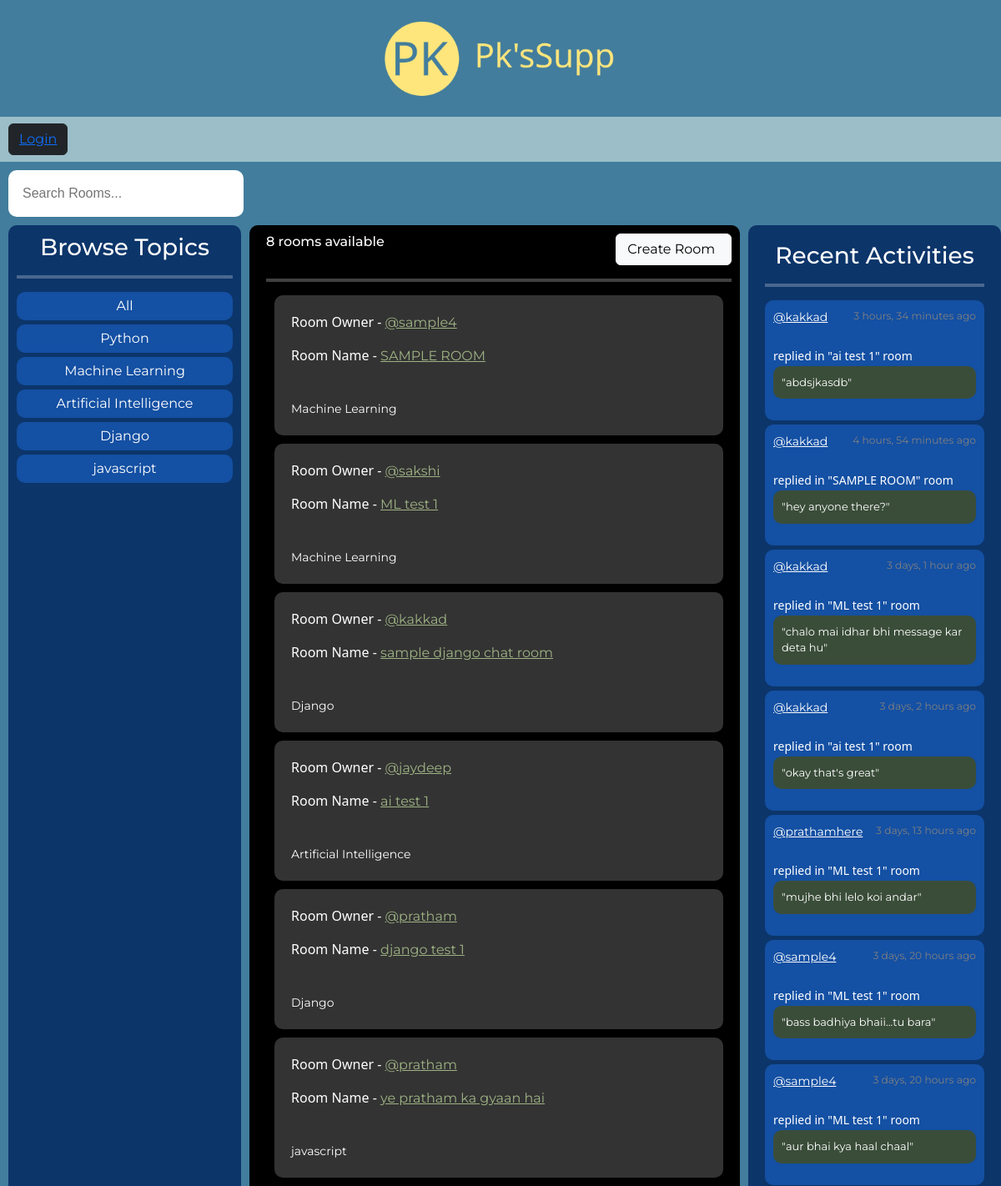
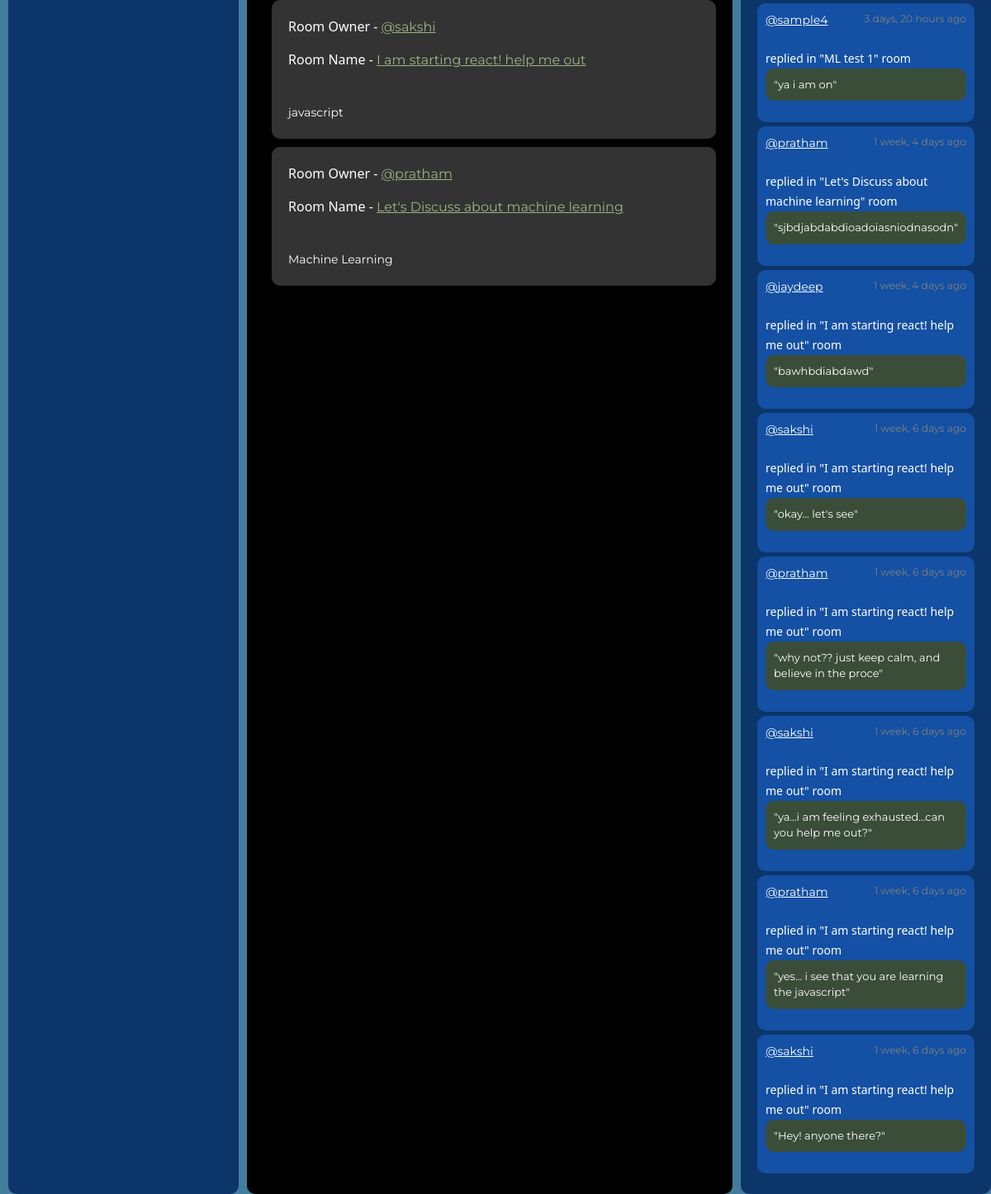
The page / on the database its author committed (2 pictures, top to bottom).
### base/models.py (models this page shows, shortened)
class Topic(models.Model):
    name = models.CharField(max_length=200)

class Room(models.Model):
    host = models.ForeignKey(User, on_delete=models.SET_NULL, null=True)
    topic = models.ForeignKey(Topic, on_delete=models.SET_NULL, null=True)
    name = models.CharField(max_length=200)
    description = models.TextField(null=True, blank=True)
    participants = models.ManyToManyField(User, related_name="participants", blank=True)
    updated = models.DateTimeField(auto_now=True)
    created = models.DateTimeField(auto_now_add=True)
    class Meta:
        ordering = ["-updated", "-created"]
    def __str__(self):
        return self.name

class Message(models.Model):
    user = models.ForeignKey(User, on_delete=models.CASCADE)
    room = models.ForeignKey(Room, on_delete=models.CASCADE)
    body = models.TextField()
    updated = models.DateTimeField(auto_now=True)
    created = models.DateTimeField(auto_now_add=True)
    class Meta:
        ordering = ["-updated", "-created"]
    def __str__(self) -> str:
        return self.body[0:50]

### base/views.py (the view)
# urls.py: path("", views.home, name="home"),
def home(request):
    show_search_bar = True
    q = request.GET.get("q") if request.GET.get("q") != None else ""
    rooms = Room.objects.filter(
        Q(topic__name__icontains=q)
        | Q(name__icontains=q)
        | Q(description__icontains=q)
    )
    room_count = rooms.count()
    topics = Topic.objects.all()
    room_messages = Message.objects.filter(Q(room__topic__name__icontains=q))
    context = {
        "rooms": rooms,
        "topics": topics,
        "room_count": room_count,
        "room_messages": room_messages,
        "show_search_bar": show_search_bar,
    }
    return render(request, "base/home.html", context)

### base/templates/base/home.html
{% extends 'main.html' %} {% block content %} {% load static %}
<link rel="stylesheet" href="{% static 'styles/home.css' %}" />
<div class="main-container">
  <div class="topics">{% include 'base/topics_component.html' %}</div>
  <div class="feed">
    <div class="room-create-room">
      <h6 class="room-count">{{room_count}} rooms available</h6>
      <button class="btn btn-light create-room-button">
        <a class="create-room" href="{% url 'create-room' %}">Create Room</a>
      </button>
    </div>
    <hr class="feed-line" />
    {% include 'base/feed_component.html' %}
  </div>
  <div class="activity">{% include 'base/activity_component.html' %}</div>
</div>
{% endblock content %}

### base/templates/base/topics_component.html
{% load static %}
<link rel="stylesheet" href="{% static 'styles/topics_component.css' %}" />
<h3 class="main-heading">Browse Topics</h3>
<hr class="feed-line" />
<div class="topic-names">
  <div class="topic-name"><a href="{% url 'home' %}">All</a><br /></div>
  {% for topic in topics %}
  <div class="topic-name">
    <a href="{% url 'home' %}?q={{topic.name}}">{{topic.name}}</a><br />
  </div>
  {% endfor %}
</div>

### base/templates/base/feed_component.html (shortened to what this page needs)
{% load static %}
<link rel="stylesheet" href="{% static 'styles/feed_component.css' %}" />
<div>
  {% for room in rooms %}
  <div class="room-component">
    <div class="room-div">
      <p class="room-owner-p">Room Owner -</p>
      <a href="{% url 'user-profile' room.host.id %}"
        >@{{room.host.username}}</a
      >
    </div>
    <div class="room-div">
      <p class="room-name-p">Room Name -</p>
      <a href="{% url 'room' room.id %}">{{room.name}}</a>
    </div>
    <br />
    <small>{{room.topic.name}}</small>
  </div>
  {% endfor %}
</div>

### base/templates/base/activity_component.html (shortened to what this page needs)
{% load static %}
<link rel="stylesheet" href="{% static 'styles/activity_component.css' %}" />
<h3 class="main-heading">Recent Activities</h3>
<hr class="feed-line" />
{% for message in room_messages %}
<div class="activity-message">
  <small class="host-and-time"
    ><a href="{% url 'user-profile' message.user.id %}">@{{message.user}}</a>
    <small class="time">{{message.created|timesince}} ago</small></small
  ><br />
  <small class="replied-to">replied in "{{message.room}}" room</small>
  <p class="message-body">"{{message}}"</p>
</div>
{% endfor %}

### static/styles/main.css (style rules this page uses)
.body { font-family: "Montserrat"; background-color: #427d9d; margin: 0; }

### static/styles/home.css (style rules this page uses)
.main-container { color: white; display: grid; grid-template-columns: 1fr 2fr 1fr; }
.topics { background-color: #0c356a; border-radius: 10px; padding: 10px; margin: 0px 10px; }
.feed { background-color: black; border-radius: 10px; margin-right: 10px; padding: 10px; padding-left: 20px; }
.room-create-room { display: grid; grid-template-columns: 3fr 1fr; }
.room-count { align-items: center; padding-top: 0px; }
.create-room { color: black; margin: 0; padding-right: 5px; text-decoration: none; text-align: end; }
.create-room-button { padding-left: 0; padding-right: 0; }
.feed-line { border: none; border-top: 4px solid white; height: 4px; }
.activity { background-color: #0c356a; border-radius: 10px; padding: 20px; }

### static/styles/topics_component.css (style rules this page uses)
.feed-line { border: none; border-top: 4px solid white; height: 4px; }
.main-heading { text-align: center; }
.topic-name { background-color: #1450a3; margin-bottom: 5px; padding: 5px; border-radius: 10px; text-align: center; }
.topic-names a { color: white; text-decoration: none; }

### static/styles/feed_component.css (style rules this page uses)
.room-component { background-color: #333333; padding: 20px; margin: 10px; border-radius: 10px; }
.room-owner-p { font-family: "Segoe UI", Tahoma, Geneva, Verdana, sans-serif; display: inline-block; }
.room-name-p { font-family: "Segoe UI", Tahoma, Geneva, Verdana, sans-serif; display: inline-block; }
.room-div a { color: #9eb384; }

### static/styles/activity_component.css (style rules this page uses)
.main-heading { text-align: center; }
.feed-line { border: none; border-top: 4px solid white; height: 4px; }
.activity-message { background-color: #1450a3; border-radius: 10px; padding: 10px; margin-bottom: 5px; }
.host-and-time { display: grid; grid-template-columns: 1.5fr 2.5fr; }
.time { text-align: end; color: grey; }
.host-and-time a { color: white; }
.replied-to { font-family: "Segoe UI", Tahoma, Geneva, Verdana, sans-serif; }
.message-body { padding: 10px; border-radius: 10px; background-color: #3a4d39; font-size: small; }

### rows shown on the page
Topic: name "Python"
Topic: name "Machine Learning"
Topic: name "Artificial Intelligence"
Topic: name "Django"
Topic: name "javascript"
Room: host.username "sample4", name "SAMPLE ROOM", topic.name "Machine Learning"
Room: host.username "sakshi", name "ML test 1", topic.name "Machine Learning"
Room: host.username "kakkad", name "sample django chat room", topic.name "Django"
Room: host.username "jaydeep", name "ai test 1", topic.name "Artificial Intelligence"
Room: host.username "pratham", name "django test 1", topic.name "Django"
Room: host.username "pratham", name "ye pratham ka gyaan hai", topic.name "javascript"
Room: host.username "sakshi", name "I am starting react! help me out", topic.name "javascript"
Room: host.username "pratham", name "Let's Discuss about machine learning", topic.name "Machine Learning"
Message: user "kakkad", created "3 hours, 34 minutes", room "ai test 1", body "abdsjkasdb"
Message: user "kakkad", created "4 hours, 54 minutes", room "SAMPLE ROOM", body "hey anyone there?"
Message: user "kakkad", created "3 days, 1 hour", room "ML test 1", body "chalo mai idhar bhi message kar deta hu"
Message: user "kakkad", created "3 days, 2 hours", room "ai test 1", body "okay that's great"
Message: user "prathamhere", created "3 days, 13 hours", room "ML test 1", body "mujhe bhi lelo koi andar"
Message: user "sample4", created "3 days, 20 hours", room "ML test 1", body "bass badhiya bhaii...tu bara"
Message: user "sample4", created "3 days, 20 hours", room "ML test 1", body "aur bhai kya haal chaal"
Message: user "sample4", created "3 days, 20 hours", room "ML test 1", body "ya i am on"
Message: user "pratham", created "1 week, 4 days", room "Let's Discuss about machine learning", body "sjbdjabdabdioadoiasniodnasodn"
Message: user "jaydeep", created "1 week, 4 days", room "I am starting react! help me out", body "bawhbdiabdawd"
Message: user "sakshi", created "1 week, 6 days", room "I am starting react! help me out", body "okay... let's see"
Message: user "pratham", created "1 week, 6 days", room "I am starting react! help me out", body "why not?? just keep calm, and believe in the proce"
Message: user "sakshi", created "1 week, 6 days", room "I am starting react! help me out", body "ya...i am feeling exhausted...can you help me out?"
Message: user "pratham", created "1 week, 6 days", room "I am starting react! help me out", body "yes... i see that you are learning the javascript"
Message: user "sakshi", created "1 week, 6 days", room "I am starting react! help me out", body "Hey! anyone there?"

### other values the page prints
{{ room_count }} "8"
